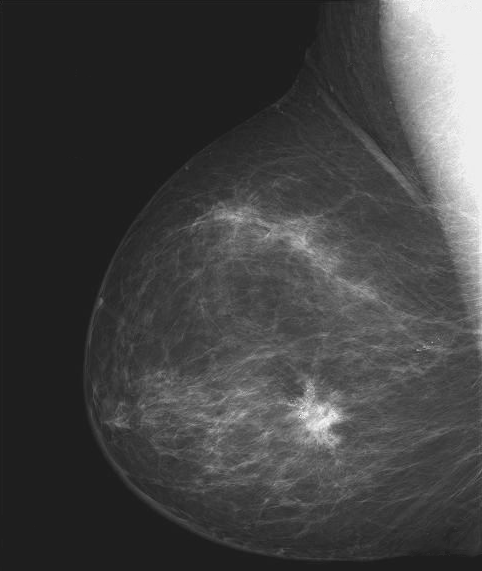
#> input picture Алгоритмы и методы для реализации компьютерного зрения в робототехнике/pz2/files/Fig0304.tif, 482 x 571 px
$ python 1-1.py
#> lines starting #> are read from the running program, lines starting #| are printed output that depends on the picture
import numpy as np
import cv2
import matplotlib.pyplot as plt
#Задание 1
def imadjust(x,a,b,c,d,gamma=1):
    y = (((x - a) / (b - a)) ** gamma) * (d - c) + c
    return y


image = cv2.imread("files/Fig0304.tif", cv2.COLOR_BGR2GRAY)
#> image is the input picture: shape (571, 482); min 21, max 255, mean 66.7
arr = np.asarray(image)
arr1=imadjust(arr,arr.min(),arr.max(),0,1)
#> in imadjust, `y = (((x - a) / (b - a)) ** gamma) * (d - c) + c`:
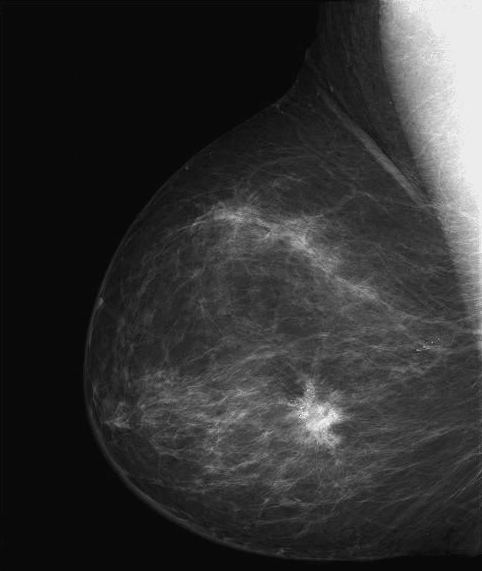
#> y: shape (571, 482) float64; min 0, max 1, mean 0.195
arr2=imadjust(arr,arr.min(),arr.max(),1,0.3, 1)
#> call 2 of imadjust, with a = 21, b = 255, c = 1, d = 0.3, gamma = 1
#> in imadjust (call 2), `y = (((x - a) / (b - a)) ** gamma) * (d - c) + c`:
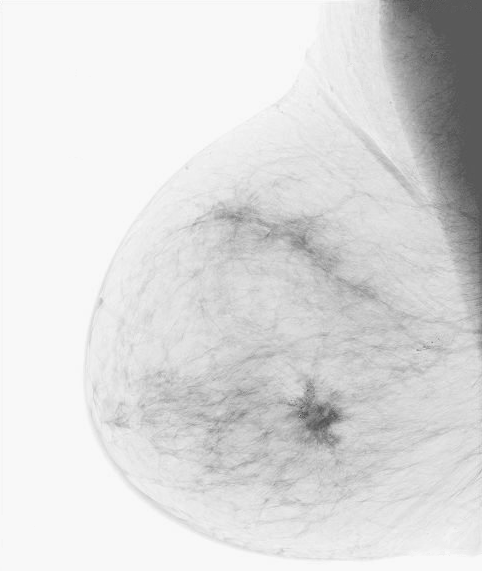
#> y: shape (571, 482) float64; min 0.3, max 1, mean 0.863
arr3=imadjust(arr,arr.min(),arr.max(),0,1, 1.8)
#> call 3 of imadjust, with a = 21, b = 255, c = 0, d = 1, gamma = 1.8
#> in imadjust (call 3), `y = (((x - a) / (b - a)) ** gamma) * (d - c) + c`:
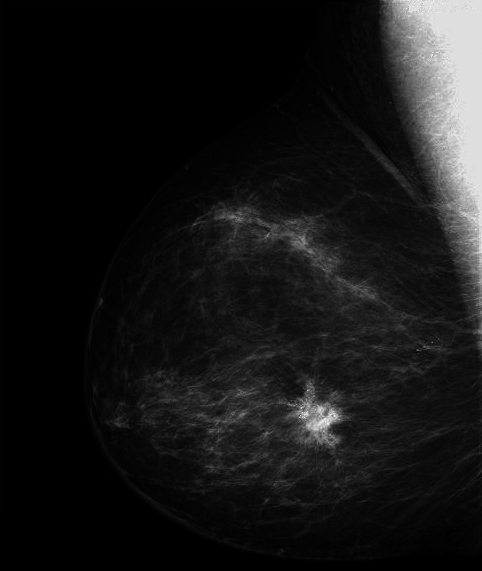
#> y: shape (571, 482) float64; min 0, max 1, mean 0.0897
arr4=imadjust(arr,arr.min(),arr.max(),0,1, 2.1)

arr1_image = np.uint8(arr1 * 255)
arr2_image = np.uint8(arr2 * 255)
arr3_image = np.uint8(arr3 * 255)
arr4_image = np.uint8(arr4 * 255)

opencv_image1 = cv2.cvtColor(arr1_image, cv2.COLOR_GRAY2BGR)
opencv_image2 = cv2.cvtColor(arr2_image, cv2.COLOR_GRAY2BGR)
opencv_image3 = cv2.cvtColor(arr3_image, cv2.COLOR_GRAY2BGR)
opencv_image4 = cv2.cvtColor(arr4_image, cv2.COLOR_GRAY2BGR)

hist_arr1 = cv2.calcHist([opencv_image1], [0], None, [256], [0, 256])
#> hist_arr1 = 256 values, max 93879 at index 9, min 0 at index 1, mean 1075.1
# Построение гистограммы и функции преобразования для arr2
hist_arr2 = cv2.calcHist([opencv_image2], [0], None, [256], [0, 256])
#> hist_arr2 = 256 values, max 94339 at index 248, min 0 at index 0, mean 1075.1
# Построение гистограммы и функции преобразования для arr3
hist_arr3 = cv2.calcHist([opencv_image3], [0], None, [256], [0, 256])
#> hist_arr3 = 256 values, max 96590 at index 0, min 0 at index 71, mean 1075.1
# Построение гистограммы и функции преобразования для arr4
hist_arr4 = cv2.calcHist([opencv_image4], [0], None, [256], [0, 256])
#> hist_arr4 = 256 values, max 100486 at index 0, min 0 at index 65, mean 1075.1

fig, axs = plt.subplots(4, 2, figsize=(10, 20))

# Построение изображения и гистограммы для arr1
axs[0, 0].imshow(arr1, cmap='gray')
axs[0, 0].set_title('Изображение arr1')
axs[0, 1].plot(hist_arr1, color='black')
axs[0, 1].set_title('Гистограмма arr1')

# Построение изображения и гистограммы для arr2
axs[1, 0].imshow(arr2, cmap='gray')
axs[1, 0].set_title('Изображение arr2')
axs[1, 1].plot(hist_arr2, color='black')
axs[1, 1].set_title('Гистограмма arr2')

# Построение изображения и гистограммы для arr3
axs[2, 0].imshow(arr3, cmap='gray')
axs[2, 0].set_title('Изображение arr3')
axs[2, 1].plot(hist_arr3, color='black')
axs[2, 1].set_title('Гистограмма arr3')

# Построение изображения и гистограммы для arr4
axs[3, 0].imshow(arr4, cmap='gray')
axs[3, 0].set_title('Изображение arr4')
axs[3, 1].plot(hist_arr4, color='black')
axs[3, 1].set_title('Гистограмма arr4')

# Отображение всех графиков
plt.tight_layout()
plt.show()
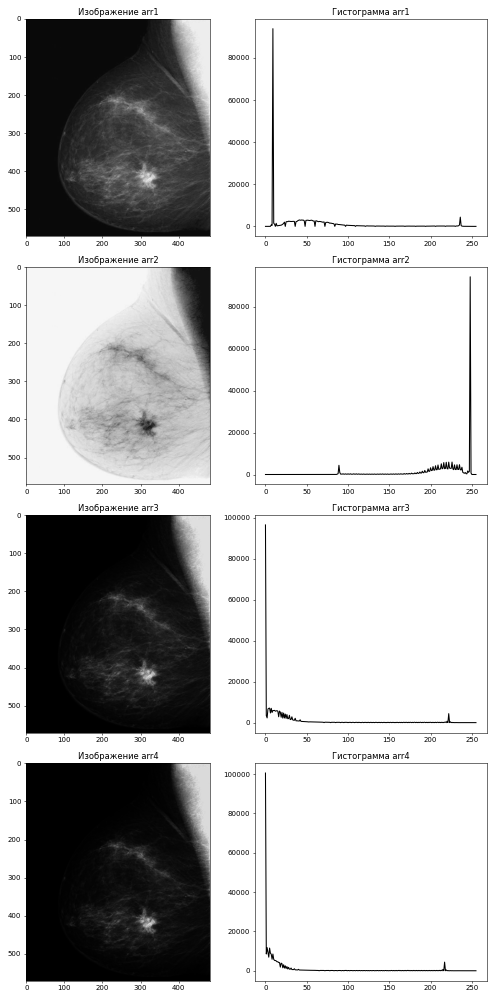
#> figure drawn by matplotlib, 8 panels; panel 2: curve peaks at x = 9, y = 93879; panel 4: curve peaks at x = 248, y = 94339; panel 6: curve peaks at x = 0, y = 96590; panel 8: curve peaks at x = 0, y = 100486

$ run again, with Алгоритмы и методы для реализации компьютерного зрения в робототехнике/pz2/files/Fig0310.tif copied over Алгоритмы и методы для реализации компьютерного зрения в робототехнике/pz2/files/Fig0304.tif
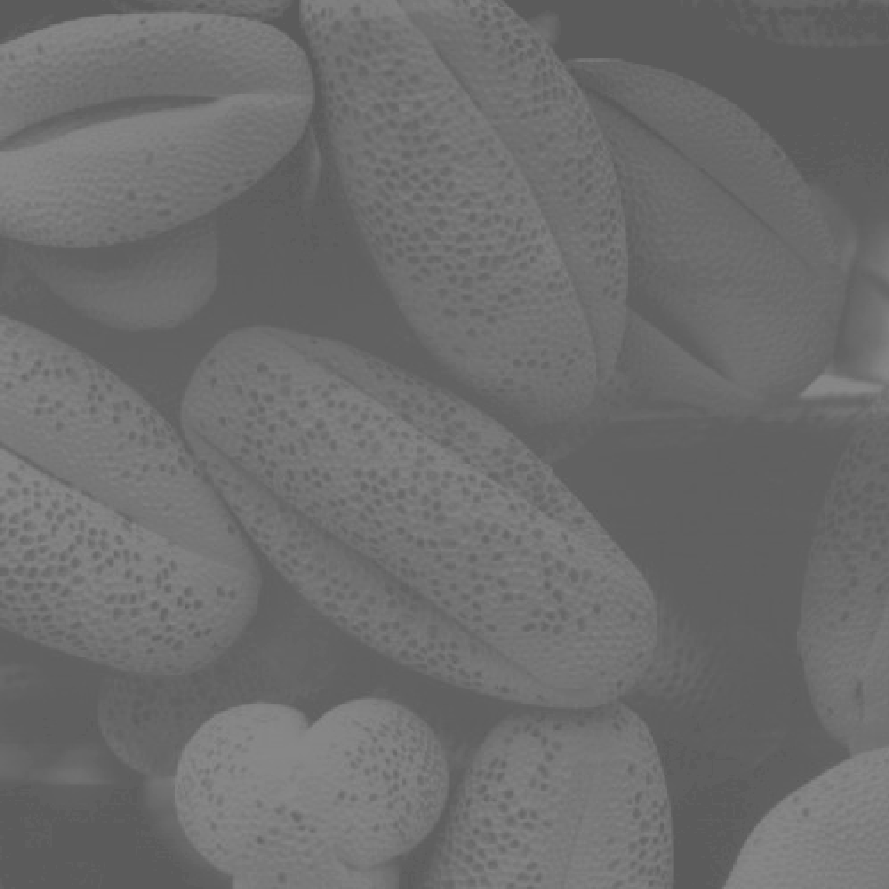
#> input picture Алгоритмы и методы для реализации компьютерного зрения в робототехнике/pz2/files/Fig0310.tif, 889 x 889 px
#> image is the input picture: shape (889, 889); min 91, max 138, mean 109.1
#> in imadjust (call 2), `y = (((x - a) / (b - a)) ** gamma) * (d - c) + c`:
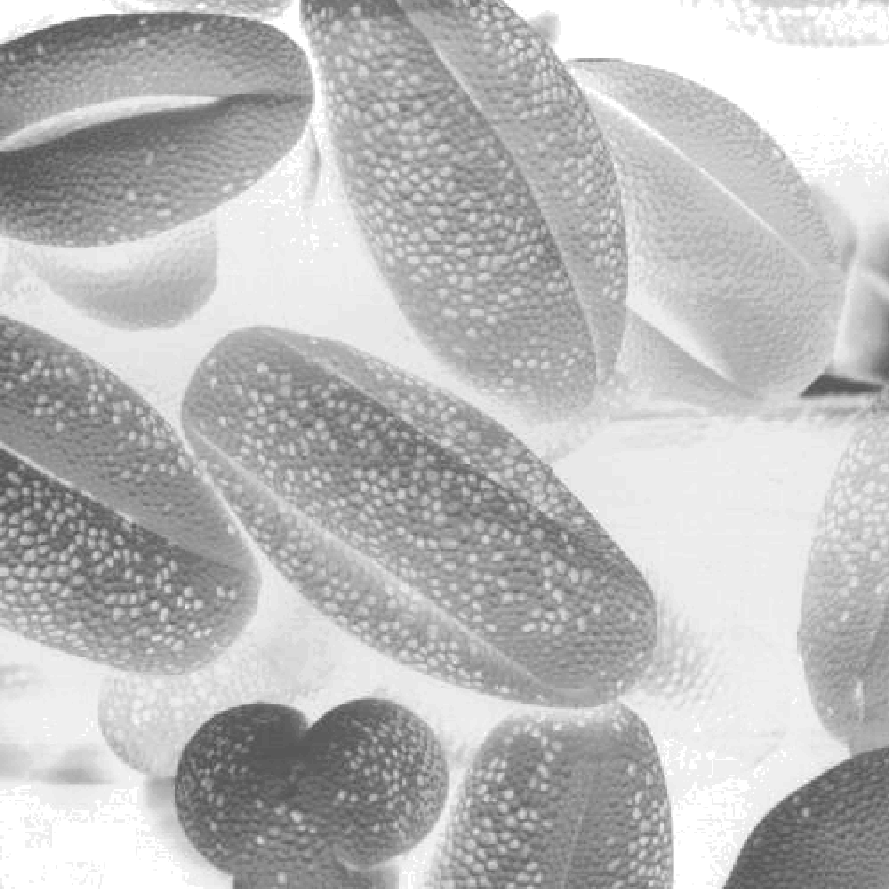
#> y: shape (889, 889) float64; min 0.3, max 1, mean 0.731
#> in imadjust (call 3), `y = (((x - a) / (b - a)) ** gamma) * (d - c) + c`:
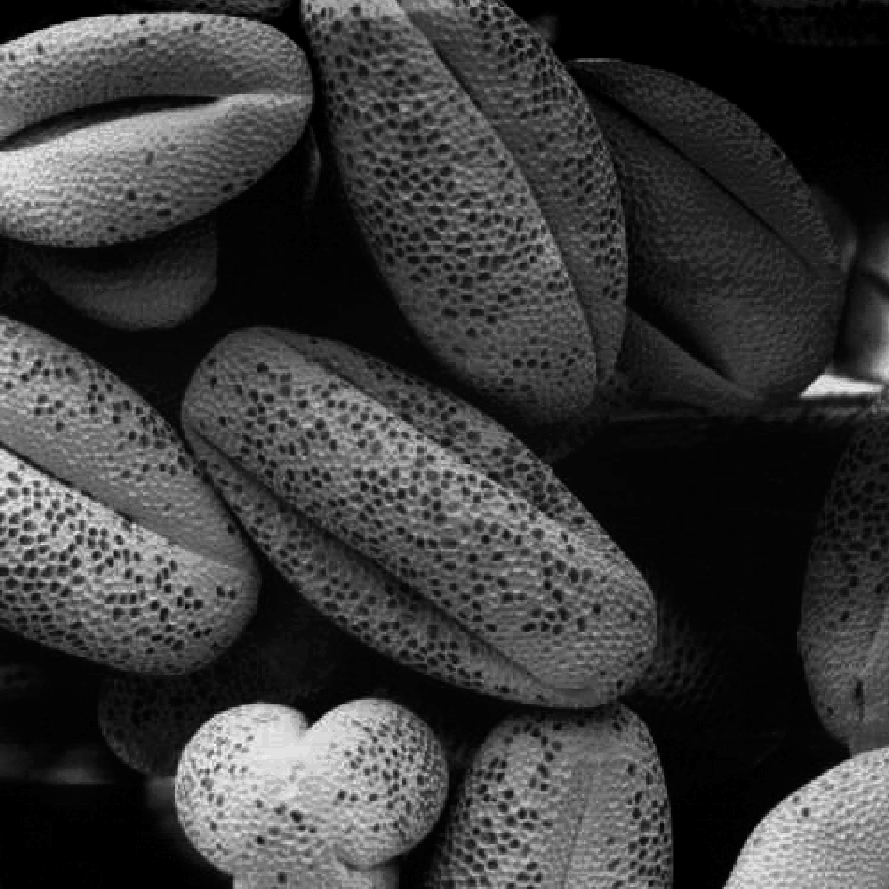
#> y: shape (889, 889) float64; min 0, max 1, mean 0.232
#> hist_arr1 = 256 values, max 60247 at index 27, min 0 at index 1, mean 3087.2
#> hist_arr2 = 256 values, max 60247 at index 236, min 0 at index 0, mean 3087.2
#> hist_arr3 = 256 values, max 60247 at index 4, min 0 at index 2, mean 3087.2
#> hist_arr4 = 256 values, max 60608 at index 0, min 0 at index 5, mean 3087.2

$ run again, with Алгоритмы и методы для реализации компьютерного зрения в робототехнике/pz2/files/Fig0343.tif copied over Алгоритмы и методы для реализации компьютерного зрения в робототехнике/pz2/files/Fig0304.tif
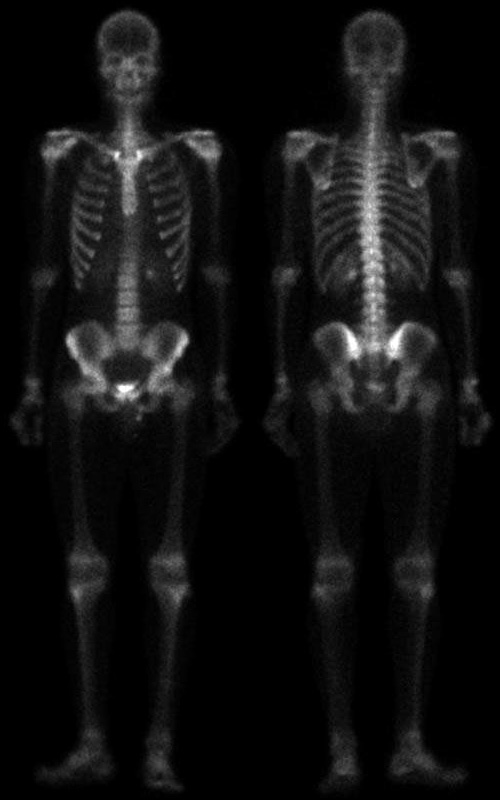
#> input picture Алгоритмы и методы для реализации компьютерного зрения в робототехнике/pz2/files/Fig0343.tif, 500 x 800 px
#> image is the input picture: shape (800, 500); min 0, max 255, mean 17.2
#> in imadjust (call 2), `y = (((x - a) / (b - a)) ** gamma) * (d - c) + c`:
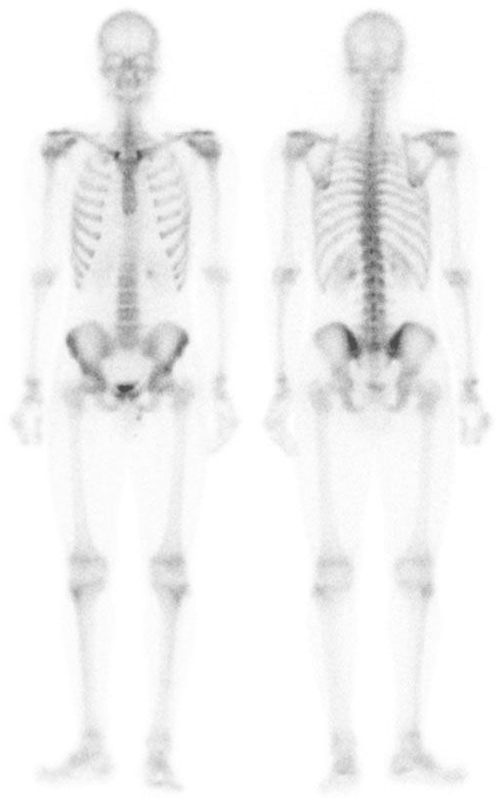
#> y: shape (800, 500) float64; min 0.3, max 1, mean 0.953
#> in imadjust (call 3), `y = (((x - a) / (b - a)) ** gamma) * (d - c) + c`:
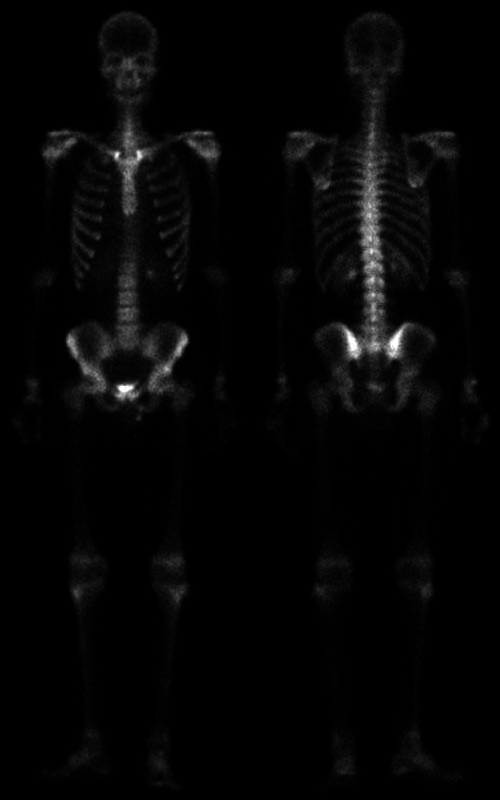
#> y: shape (800, 500) float64; min 0, max 1, mean 0.0222
#> hist_arr1 = 256 values, max 164896 at index 0, min 1 at index 232, mean 1562.5
#> hist_arr2 = 256 values, max 164896 at index 255, min 0 at index 0, mean 1562.5
#> hist_arr3 = 256 values, max 256936 at index 0, min 0 at index 78, mean 1562.5
#> hist_arr4 = 256 values, max 287614 at index 0, min 0 at index 65, mean 1562.5
